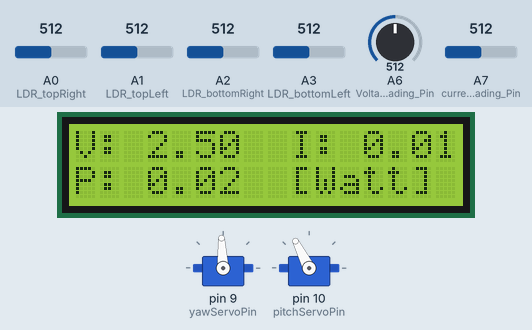
Recording of a program running on a simulated Arduino Nano, built with avr-gcc and run on an emulated ATmega328P. On the bench: 2 × servo, 16×2 character LCD. The test bench sets the inputs (shaded band); at power-on: A0 (LDR_topRight) = 512, A2 (LDR_bottomRight) = 512, A1 (LDR_topLeft) = 512, A3 (LDR_bottomLeft) = 512, A6 (VoltageReading_Pin) = 512, A7 (currentReading_Pin) = 512.

Above: at 1.3 s.
1.4 s: A0 (LDR_topRight) set to 540
At 5.38 s:
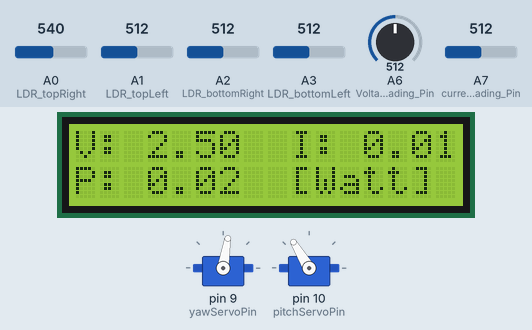
5.5 s: A2 (LDR_bottomRight) set to 716
7.3 s: A1 (LDR_topLeft) set to 30
9.3 s: A1 (LDR_topLeft) set to 992
At 9.48 s:
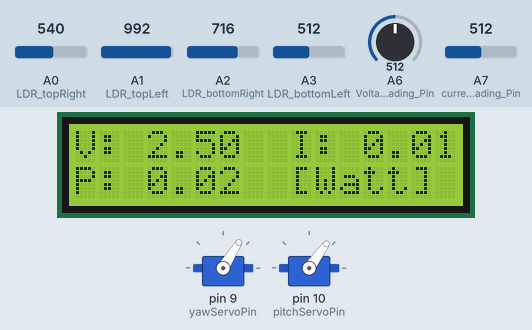
11.3 s: A3 (LDR_bottomLeft) set to 306
13.8 s: A2 (LDR_bottomRight) set to 758
At 14.7 s:
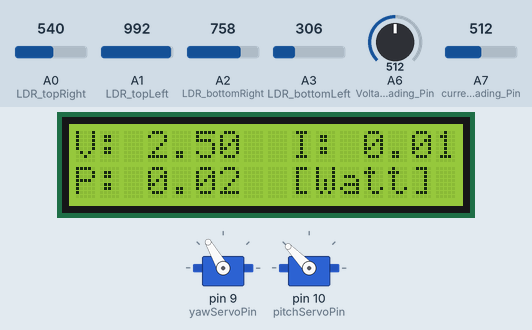
15.8 s: A2 (LDR_bottomRight) set to 784
At 20.03 s:
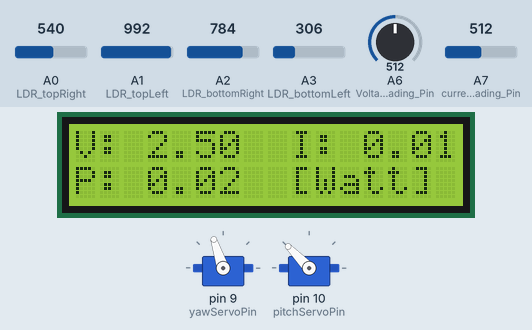
Timing chart, 0 to 38.5 s (numbered marks = the images above; inputs shaded):
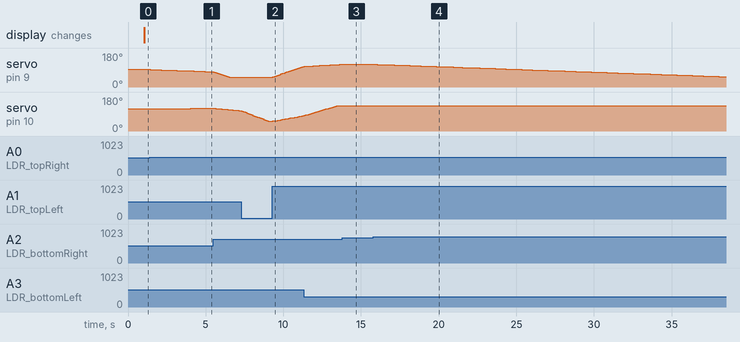

Measured:
- the behaviour switches between 531 and 532 on A0 (LDR_topRight) (found by bisection; images 0 and 1)
- the behaviour switches between 766 and 767 on A2 (LDR_bottomRight) (found by bisection; images 3 and 4)
- after the input at 1.4 s, servo on pin 9 (yawServoPin): moves from 93° to 81° over 3.8 s, starting at once; servo on pin 10 (pitchServoPin): 117° → 118° after 0.53 s, → 119° 1.0 s later, → 120° 1.1 s later, → 121° 1.0 s later
- after the input at 9.3 s, servo on pin 9 (yawServoPin): moves from 52° to 108° over 1.9 s, starting at once; servo on pin 10 (pitchServoPin): moves from 51° to 80° over 1.9 s, starting at once
- after the input at 13.8 s, servo on pin 9 (yawServoPin): stays 120° (without the input it goes to 121° after 0.03 s)
- after the input at 15.8 s, servo on pin 9 (yawServoPin): moves from 120° to 54° over 22.4 s, starting after 0.23 s

The program:

main.cpp
```cpp
////////////////////////////////// libraries //////////////////////////////////
#include <Arduino.h>
#include <Wire.h>
#include <Servo.h>
#include "LiquidCrystal_I2C.h"

////////////////////////////////// debug variables //////////////////////////////////
#define DEBUG false
#define DEBUG_dt 25

unsigned long int debugTimer = 0;

////////////////////////////////// pin definitions //////////////////////////////////
#define yawServoPin 9
#define pitchServoPin 10
#define LDR_topRight A0
#define LDR_topLeft A1
#define LDR_bottomRight A2
#define LDR_bottomLeft A3
#define VoltageReading_Pin A6
#define currentReading_Pin A7

////////////////////////////////// servo variables //////////////////////////////////
#define controlLoopFreq 10                    // hertz
#define controlLoop_dt 1000 / controlLoopFreq // milliseconds
#define invertedYawLoop false
#define invertedPitchLoop true
#define maxServoMicroseconds 1900
#define minServoMicroseconds 1100

unsigned long int ControlLoopTimer = 0;
int yaw_Position = 1500;
int pitch_Position = 1750;
double deadZone = 0;

Servo yawServo;
Servo pitchServo;

////////////////////////////////// LCD variables //////////////////////////////////
#define lcdFreq 1             // hertz
#define lcd_dt 1000 / lcdFreq // milliseconds

unsigned long int lcdTimer = 0;

LiquidCrystal_I2C lcd(0x27, 16, 2); // set the LCD address to 0x27 for a 16 chars and 2 line display

////////////////////////////////// current sensor variables //////////////////////////////////
#define ACS723_Volt2Amp 0.4

////////////////////////////////// function declarations //////////////////////////////////
void yaw_Controller();
void pitch_Controller();
void controlLoop();
void power_Display();
void lcd_Setup();
double saturation_deadZone(double val, double dval, double topValue, double bottomValue, double deadZone);

////////////////////////////////// main loop //////////////////////////////////
void setup()
{
  if (DEBUG)
  {
    Serial.begin(115200);
  }

  yawServo.attach(yawServoPin);
  yawServo.writeMicroseconds(1500);

  pitchServo.attach(pitchServoPin);
  pitchServo.writeMicroseconds(1750);

  lcd_Setup();
}
void loop()
{
  unsigned long int currentTime = millis();
  if (currentTime - ControlLoopTimer >= controlLoop_dt)
  {
    ControlLoopTimer = millis();
    controlLoop();
  }

  if (currentTime - lcdTimer >= lcd_dt)
  {
    lcdTimer = millis();
    power_Display();
  }

  if (DEBUG && currentTime - debugTimer >= DEBUG_dt)
  {
    debugTimer = millis();
    Serial.println("yaw: " + String(yaw_Position) + " pitch: " + String(pitch_Position));
  }
}

////////////////////////////////// function definitions //////////////////////////////////
void lcd_Setup()
{
  lcd.init();
  lcd.init();
  lcd.clear();
  lcd.backlight();
}
void power_Display()
{
  double I = ((((double)analogRead(currentReading_Pin)) * 5 / 1023) - 2.5) * (1 / ACS723_Volt2Amp);
  double V = ((double)analogRead(VoltageReading_Pin)) * 5 / 1023;
  double P = V * I;

  lcd.setCursor(0, 0);
  lcd.print("V: ");
  lcd.print(V, 2);
  lcd.print("  I: ");
  lcd.print(I, 2);
  lcd.setCursor(0, 1);
  lcd.print("P: ");
  lcd.print(P, 2);
  lcd.setCursor(9, 1);
  lcd.print("[Watt] ");
}
void controlLoop()
{
  yaw_Controller();
  pitch_Controller();
  yawServo.writeMicroseconds(yaw_Position);
  pitchServo.writeMicroseconds(pitch_Position);
}
void yaw_Controller()
{
  double Kp = 1200;
  double r = 0;
  double y = (double)(analogRead(LDR_topRight) + analogRead(LDR_bottomRight) - analogRead(LDR_topLeft) - analogRead(LDR_bottomLeft));
  double du = (Kp / controlLoop_dt) * (r - y);

  if (invertedYawLoop == true)
  {
    du *= -1;
  }

  du = saturation_deadZone(yaw_Position, du, maxServoMicroseconds, minServoMicroseconds, deadZone);
  yaw_Position += (int)du;
}
void pitch_Controller()
{
  double Kp = 500;
  double r = 0;
  double y = (double)(analogRead(LDR_topRight) + analogRead(LDR_topLeft) - analogRead(LDR_bottomRight) - analogRead(LDR_bottomLeft));

  double du = (Kp / controlLoop_dt) * (r - y);

  if (invertedPitchLoop == true)
  {
    du *= -1;
  }

  du = saturation_deadZone(pitch_Position, du, maxServoMicroseconds, minServoMicroseconds, deadZone);
  pitch_Position += (int)du;
}
double saturation_deadZone(double val, double dval, double topValue, double bottomValue, double deadZone)
{
  if (abs(dval) < deadZone)
  {
    // dead zone function
    return 0;
  }
  else if ((val <= bottomValue && dval < 0) || (val >= topValue && dval > 0))
  {
    // saturation function
    return 0;
  }
  else
    return dval;
}
```
